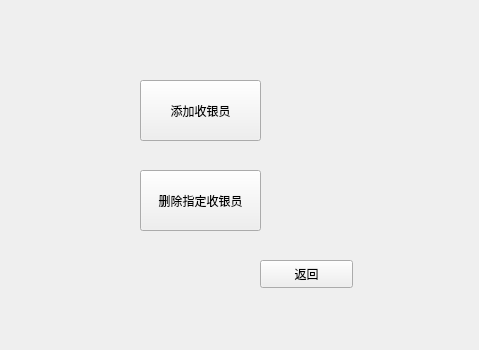
<?xml version="1.0" encoding="UTF-8"?>
<ui version="4.0">
 <class>Staff_management</class>
 <widget class="QWidget" name="Staff_management">
  <property name="geometry">
   <rect>
    <x>0</x>
    <y>0</y>
    <width>479</width>
    <height>350</height>
   </rect>
  </property>
  <property name="windowTitle">
   <string>Form</string>
  </property>
  <widget class="QPushButton" name="add_Button">
   <property name="geometry">
    <rect>
     <x>140</x>
     <y>80</y>
     <width>121</width>
     <height>61</height>
    </rect>
   </property>
   <property name="text">
    <string>添加收银员</string>
   </property>
  </widget>
  <widget class="QPushButton" name="backe_Button">
   <property name="geometry">
    <rect>
     <x>260</x>
     <y>260</y>
     <width>93</width>
     <height>28</height>
    </rect>
   </property>
   <property name="text">
    <string>返回</string>
   </property>
  </widget>
  <widget class="QPushButton" name="delet_Button">
   <property name="geometry">
    <rect>
     <x>140</x>
     <y>170</y>
     <width>121</width>
     <height>61</height>
    </rect>
   </property>
   <property name="text">
    <string>删除指定收银员</string>
   </property>
  </widget>
 </widget>
 <resources/>
 <connections/>
</ui>
